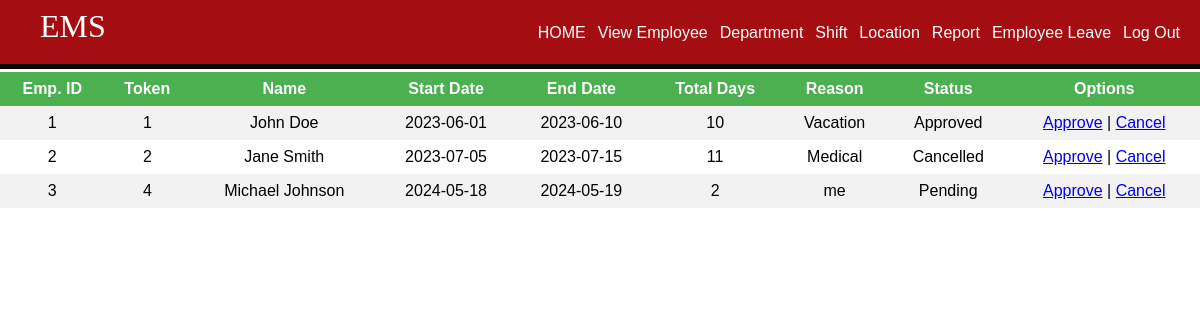
/empleave.php, run on the app's committed database.
### tables this page shows
CREATE TABLE `employees` (
  `id` int(11) NOT NULL AUTO_INCREMENT,
  `username` varchar(100) NOT NULL,
  `firstname` varchar(100) NOT NULL,
  `lastname` varchar(100) NOT NULL,
  `gender` varchar(10) NOT NULL,
  `dob` date NOT NULL,
  `address` varchar(255) NOT NULL,
  `department` varchar(100) NOT NULL,
  `shift` varchar(50) NOT NULL,
  `phone` varchar(20) NOT NULL,
  `email` varchar(100) NOT NULL,
  `password` varchar(255) NOT NULL,
  PRIMARY KEY (`id`)
);

CREATE TABLE `employee_leave` (
  `id` int(11) NOT NULL AUTO_INCREMENT,
  `start` date NOT NULL,
  `end` date NOT NULL,
  `reason` varchar(255) NOT NULL,
  `status` varchar(50) NOT NULL DEFAULT 'Pending',
  `token` int(11) NOT NULL,
  PRIMARY KEY (`id`)
);

### empleave.php (the view, shortened to what this page needs)
<?php
$servername = "localhost";
$username = "root";
$password = "";
$dbname = "db";
$conn = new mysqli($servername, $username, $password, $dbname);
$sql = "SELECT employees.id, employees.firstname, employees.lastname, employee_leave.start, employee_leave.end, employee_leave.reason, employee_leave.status, employee_leave.token
        FROM employees
        JOIN employee_leave ON employees.id = employee_leave.id
        ORDER BY employee_leave.token";
$result = $conn->query($sql);
?>
<!DOCTYPE html>
<html lang="en">
<head>
    <link rel="stylesheet" type="text/css" href="styleemplogin.css">
</head>
<body>
    <header>
        <nav>
            <h1>EMS</h1>
            <ul id="navli">
            <li><a class="homeblack" href="aloginwel.php">HOME</a></li>
                <li><a class="homeblack" href="view_employees.php">View Employee</a></li>
                <li><a class="homeblack" href="add_department.php">Department</a></li>
                <li><a class="homeblack" href="add_shift.php">Shift</a></li>
                <li><a class="homeblack" href="location.php">Location</a></li>
                <li><a class="homeblack" href="report.php">Report</a></li>
                <li><a class="homeblack" href="empleave.php">Employee Leave</a></li>
                <li><a class="homebred" href="logout.php" onClick="return confirm('Are you sure you want to logout?')">Log Out</a></li>
            </ul>
        </nav>
    </header>
    <div class="divider"></div>
    <div id="divimg">
        <table>
            <tr>
                <th>Emp. ID</th>
                <th>Token</th>
                <th>Name</th>
                <th>Start Date</th>
                <th>End Date</th>
                <th>Total Days</th>
                <th>Reason</th>
                <th>Status</th>
                <th>Options</th>
            </tr>
            <?php
            if ($result->num_rows > 0) {
                while ($employee = $result->fetch_assoc()) {
                    $date1 = new DateTime($employee['start']);
                    $date2 = new DateTime($employee['end']);
                    $interval = $date1->diff($date2);
                    echo "<tr>";
                    echo "<td>".$employee['id']."</td>";
                    echo "<td>".$employee['token']."</td>";
                    echo "<td>".$employee['firstname']." ".$employee['lastname']."</td>";
                    echo "<td>".$employee['start']."</td>";
                    echo "<td>".$employee['end']."</td>";
                    echo "<td>".$interval->days + 1 ."</td>";
                    echo "<td>".$employee['reason']."</td>";
                    echo "<td>".$employee['status']."</td>";
                    echo "<td><a href=\"approve.php?id=".$employee['id']."&token=".$employee['token']."\" onClick=\"return confirm('Are you sure you want to approve the request?')\">Approve</a> | <a href=\"cancel.php?id=".$employee['id']."&token=".$employee['token']."\" onClick=\"return confirm('Are you sure you want to cancel the request?')\">Cancel</a></td>";
                    echo "</tr>";
                }
            } else {
                echo "<tr><td colspan='9'>No leave records found.</td></tr>";
            }
            ?>
        </table>
    </div>
</body>
</html>

### styleemplogin.css (style rules this page uses)
body { margin: 0px; }
header { background:rgb(164, 13, 18); color: white; padding: 8px 20px 6px 40px; height: 50px; }
header h1 { display: inline; font-family: 'Lobster', cursive; font-weight: 400; font-size: 32px; float: left; margin-top: 0px; margin-right: 10px; }
nav ul { display: inline; padding: 0px; float: right; }
nav ul li { display: inline-block; list-style-type: none; color: white; float: left; margin-left: 12px; }
nav ul li a { color: white; text-decoration: none; }
#navli { font-family: 'Montserrat', sans-serif; }
.divider { background-color: rgb(12, 5, 5); height: 5px; }
table { margin: 0px; border-collapse: collapse; width: 100%; font-family: 'Montserrat', sans-serif; }
th, td { text-align: center; padding: 8px; }
tr:nth-child(even) { background-color: #f2f2f2 }
th { background-color: #4CAF50; color: white; }

### data on the page
employees: id "1", employee_leave.token "1", firstname "John", lastname "Doe", employee_leave.start "2023-06-01", employee_leave.end "2023-06-10", employee_leave.start+end "10", employee_leave.reason "Vacation", employee_leave.status "Approved"
employees: id "2", employee_leave.token "2", firstname "Jane", lastname "Smith", employee_leave.start "2023-07-05", employee_leave.end "2023-07-15", employee_leave.start+end "11", employee_leave.reason "Medical", employee_leave.status "Cancelled"
employees: id "3", employee_leave.token "4", firstname "Michael", lastname "Johnson", employee_leave.start "2024-05-18", employee_leave.end "2024-05-19", employee_leave.start+end "2", employee_leave.reason "me", employee_leave.status "Pending"
